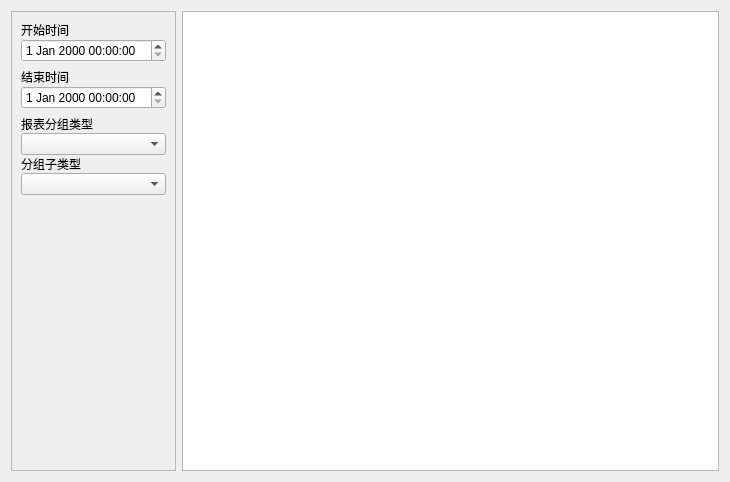
<?xml version="1.0" encoding="UTF-8"?>
<ui version="4.0">
 <class>w_rpt_report_promotionreport</class>
 <widget class="QDialog" name="w_rpt_report_promotionreport">
  <property name="geometry">
   <rect>
    <x>0</x>
    <y>0</y>
    <width>730</width>
    <height>482</height>
   </rect>
  </property>
  <property name="windowTitle">
   <string>Dialog</string>
  </property>
  <layout class="QHBoxLayout" name="horizontalLayout" stretch="0,1">
   <item>
    <widget class="QFrame" name="frame">
     <property name="minimumSize">
      <size>
       <width>0</width>
       <height>0</height>
      </size>
     </property>
     <property name="maximumSize">
      <size>
       <width>16777215</width>
       <height>16777215</height>
      </size>
     </property>
     <property name="frameShape">
      <enum>QFrame::StyledPanel</enum>
     </property>
     <property name="frameShadow">
      <enum>QFrame::Raised</enum>
     </property>
     <property name="outer_stylesheet" stdset="0">
      <string>frame_back_round</string>
     </property>
     <layout class="QVBoxLayout" name="verticalLayout_7" stretch="0,0,0,0,1">
      <property name="leftMargin">
       <number>9</number>
      </property>
      <property name="rightMargin">
       <number>9</number>
      </property>
      <item>
       <layout class="QVBoxLayout" name="verticalLayout_5">
        <property name="spacing">
         <number>0</number>
        </property>
        <item>
         <widget class="QLabel" name="label">
          <property name="text">
           <string>开始时间</string>
          </property>
         </widget>
        </item>
        <item>
         <widget class="lds_datetimeEdit" name="dateTimeEdit"/>
        </item>
       </layout>
      </item>
      <item>
       <layout class="QVBoxLayout" name="verticalLayout_6">
        <property name="spacing">
         <number>0</number>
        </property>
        <item>
         <widget class="QLabel" name="label_2">
          <property name="text">
           <string>结束时间</string>
          </property>
         </widget>
        </item>
        <item>
         <widget class="lds_datetimeEdit" name="dateTimeEdit_2"/>
        </item>
       </layout>
      </item>
      <item>
       <widget class="QStackedWidget" name="stackedWidget">
        <property name="currentIndex">
         <number>0</number>
        </property>
        <widget class="QWidget" name="page">
         <layout class="QVBoxLayout" name="verticalLayout_3">
          <property name="spacing">
           <number>0</number>
          </property>
          <property name="leftMargin">
           <number>0</number>
          </property>
          <property name="topMargin">
           <number>0</number>
          </property>
          <property name="rightMargin">
           <number>0</number>
          </property>
          <property name="bottomMargin">
           <number>0</number>
          </property>
          <item>
           <widget class="QLabel" name="label_3">
            <property name="text">
             <string>报表分组类型</string>
            </property>
           </widget>
          </item>
          <item>
           <widget class="lds_ComboBox" name="comboBox_11"/>
          </item>
          <item>
           <widget class="QLabel" name="label_4">
            <property name="text">
             <string>分组子类型</string>
            </property>
           </widget>
          </item>
          <item>
           <widget class="lds_ComboBox" name="comboBox_12"/>
          </item>
         </layout>
        </widget>
        <widget class="QWidget" name="page_2">
         <layout class="QVBoxLayout" name="verticalLayout_2">
          <property name="spacing">
           <number>0</number>
          </property>
          <property name="leftMargin">
           <number>0</number>
          </property>
          <property name="topMargin">
           <number>0</number>
          </property>
          <property name="rightMargin">
           <number>0</number>
          </property>
          <property name="bottomMargin">
           <number>0</number>
          </property>
          <item>
           <widget class="QLabel" name="label_5">
            <property name="styleSheet">
             <string notr="true"/>
            </property>
            <property name="text">
             <string>统计类型</string>
            </property>
           </widget>
          </item>
          <item>
           <widget class="lds_ComboBox" name="comboBox_21"/>
          </item>
          <item>
           <spacer name="verticalSpacer_2">
            <property name="orientation">
             <enum>Qt::Vertical</enum>
            </property>
            <property name="sizeHint" stdset="0">
             <size>
              <width>20</width>
              <height>40</height>
             </size>
            </property>
           </spacer>
          </item>
         </layout>
        </widget>
       </widget>
      </item>
      <item>
       <widget class="lds_toolbar" name="widget"/>
      </item>
      <item>
       <spacer name="verticalSpacer">
        <property name="orientation">
         <enum>Qt::Vertical</enum>
        </property>
        <property name="sizeHint" stdset="0">
         <size>
          <width>20</width>
          <height>40</height>
         </size>
        </property>
       </spacer>
      </item>
     </layout>
    </widget>
   </item>
   <item>
    <widget class="lds_tableview_sum" name="tableView"/>
   </item>
  </layout>
  <zorder>frame</zorder>
  <zorder>tableView</zorder>
 </widget>
 <customwidgets>
  <customwidget>
   <class>lds_datetimeEdit</class>
   <extends>QDateTimeEdit</extends>
   <header>lds_datetimeedit.h</header>
  </customwidget>
  <customwidget>
   <class>lds_tableview_sum</class>
   <extends>QTableView</extends>
   <header>lds_tableview_sum.h</header>
  </customwidget>
  <customwidget>
   <class>lds_toolbar</class>
   <extends>QFrame</extends>
   <header>lds_toolbar.h</header>
   <container>1</container>
  </customwidget>
  <customwidget>
   <class>lds_ComboBox</class>
   <extends>QComboBox</extends>
   <header>lds_combobox.h</header>
  </customwidget>
 </customwidgets>
 <resources/>
 <connections/>
</ui>
